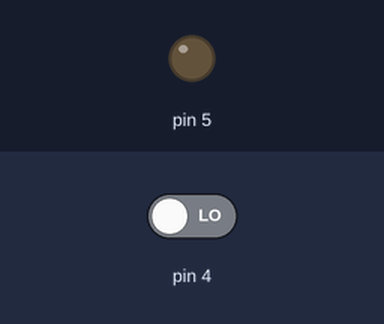
The sketch below on a simulated Arduino Uno, built with avr-gcc and run on an emulated ATmega328P. Shown: output pins drawn as LEDs (lit = HIGH). The inputs (shaded band) are chosen by the test bench; at power-on: pin 4 LOW.

Above: at 1.2 s.
1.3 s: pin 4 driven HIGH
At 1.7 s:
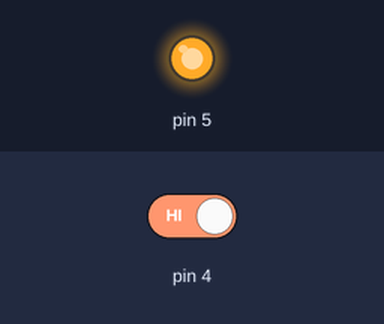
2.8 s: pin 4 driven LOW
At 4.0 s:
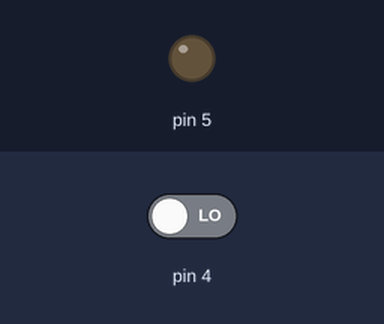
Timing chart, 0 to 5.8 s (numbered marks = the images above; inputs shaded):
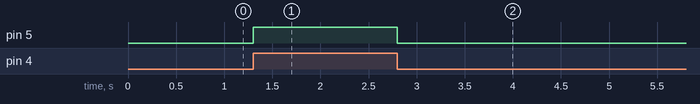

Measured:
- after the input at 1.3 s, pin 5: LOW → HIGH at once
- after the input at 2.8 s, pin 5: HIGH → LOW at once

The sketch:

KEY.ino
```cpp
int buttonState = 0;

void setup() {  // initialize digital GPIO5 as an output.
   pinMode(5, OUTPUT);
   pinMode(4, INPUT);
}

void loop() {
  buttonState = digitalRead(4);
  if(buttonState == HIGH)
  {
      digitalWrite(5, HIGH);
  }
  else
  {
      digitalWrite(5, LOW);
  }
}
```
